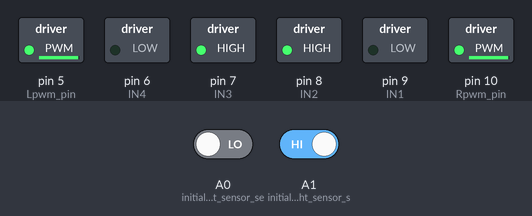
Recording of a sketch running on a simulated Arduino Uno, built with avr-gcc and run on an emulated ATmega328P. On the bench: switched loads named in the sketch (green lamp = pin HIGH). The test bench sets the inputs (shaded band); at power-on: A0 (initialize_Left_sensor_se) LOW, A1 (initialize_Right_sensor_s) HIGH.

Above: at 1.2 s.
1.3 s: A0 (initialize_Left_sensor_se) driven HIGH
At 2.0 s:
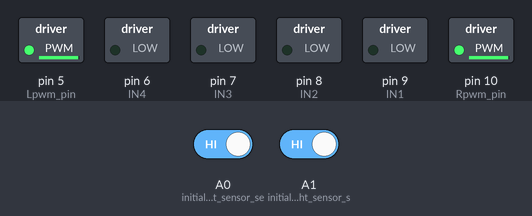
2.8 s: A1 (initialize_Right_sensor_s) driven LOW
At 3.2 s:
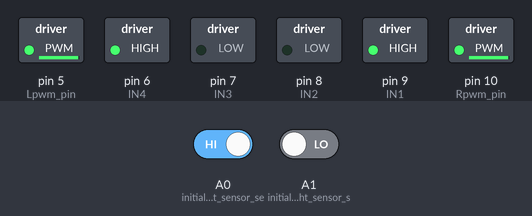
4.3 s: A0 (initialize_Left_sensor_se) driven LOW
At 5.5 s:
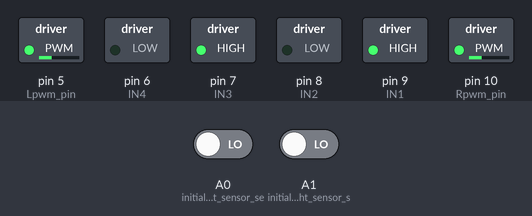
5.8 s: A1 (initialize_Right_sensor_s) driven HIGH
At 6.6 s:
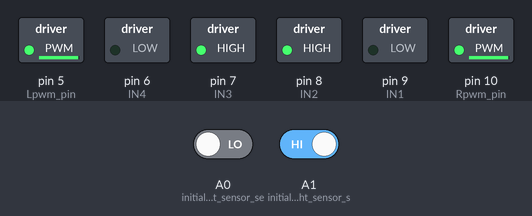
Timing chart, 0 to 8.3 s (numbered marks = the images above; inputs shaded):
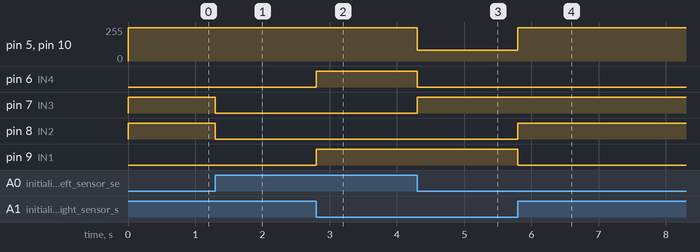

Measured:
- after the input at 1.3 s, pin 7 (IN3), pin 8 (IN2): HIGH → LOW at once
- after the input at 2.8 s, pin 6 (IN4), pin 9 (IN1): LOW → HIGH at once
- after the input at 4.3 s, pin 5 (Lpwm_pin), pin 10 (Rpwm_pin): 250/255 → 80/255 at once; pin 6 (IN4): HIGH → LOW at once; pin 7 (IN3): LOW → HIGH at once
- after the input at 5.8 s, pin 5 (Lpwm_pin), pin 10 (Rpwm_pin): 80/255 → 250/255 at once; pin 8 (IN2): LOW → HIGH at once; pin 9 (IN1): HIGH → LOW at once

The sketch:

line_follower_robot.ino
```cpp
#define Rpwm_pin 10//enable B
#define Lpwm_pin 5//enable A
int M1_Speed = 80; // speed of motor 1
int M2_Speed = 80; // speed of motor 2
int LeftSpeed = 250;  // Left  Speed
int RightSpeed = 250; // Right Speed
#define IN1 9
#define IN2 8
#define IN3 7
#define IN4 6

void setup() {//input output setup
  pinMode(IN1,OUTPUT);//set motors as outputs
  pinMode(IN2,OUTPUT);
  pinMode(IN3,OUTPUT);
  pinMode(IN4,OUTPUT);

  pinMode(Rpwm_pin,OUTPUT);//set enables as outputs
  pinMode(Lpwm_pin,OUTPUT);

  pinMode(A0, INPUT); // initialize Left sensor setup as input
  pinMode(A1, INPUT); // initialize Right sensor setup as input
}

void loop() {
  int LS = digitalRead(A0);//reading the value of the left IR sensor
  int RS = digitalRead(A1);//reading the value of the right IR sensor

  if(RS==0 && LS==0) {// if both sensors detect black, the car moves forward
    forward();
  }
  else if(RS==0 && LS==1) {// if only the right sensor detects black, the car moves left
    left();
  }
  else if(RS==1 && LS==0) {// if only the left sensor detects black, the car moves right
    right();
  }
  else if(RS==1 && LS==1) {// if both sensors detect white, the car stops
    Stop();
  }
}

// motion controling functions
void forward() {
  digitalWrite(IN1, HIGH);
  digitalWrite(IN2, LOW);
  digitalWrite(IN3, HIGH);
  digitalWrite(IN4, LOW);
  analogWrite(Rpwm_pin, M1_Speed);
  analogWrite(Lpwm_pin, M2_Speed);
}

void backward() {
  digitalWrite(IN1, LOW);
  digitalWrite(IN2, HIGH);
  digitalWrite(IN3, LOW);
  digitalWrite(IN4, HIGH);
  analogWrite(Rpwm_pin, M1_Speed);
  analogWrite(Lpwm_pin, M2_Speed);
}

void Stop() {
  digitalWrite(IN1, LOW);
  digitalWrite(IN2, LOW);
  digitalWrite(IN3, LOW);
  digitalWrite(IN4, LOW);
}

void right() {
  digitalWrite(IN1, LOW);
  digitalWrite(IN2, HIGH);
  digitalWrite(IN3, HIGH);
  digitalWrite(IN4, LOW);
  analogWrite(Rpwm_pin, LeftSpeed);
  analogWrite(Lpwm_pin, RightSpeed);
}

void left() {
  digitalWrite(IN1, HIGH);
  digitalWrite(IN2, LOW);
  digitalWrite(IN3, LOW);
  digitalWrite(IN4, HIGH);
  analogWrite(Rpwm_pin, LeftSpeed);
  analogWrite(Lpwm_pin, RightSpeed);
}
```
